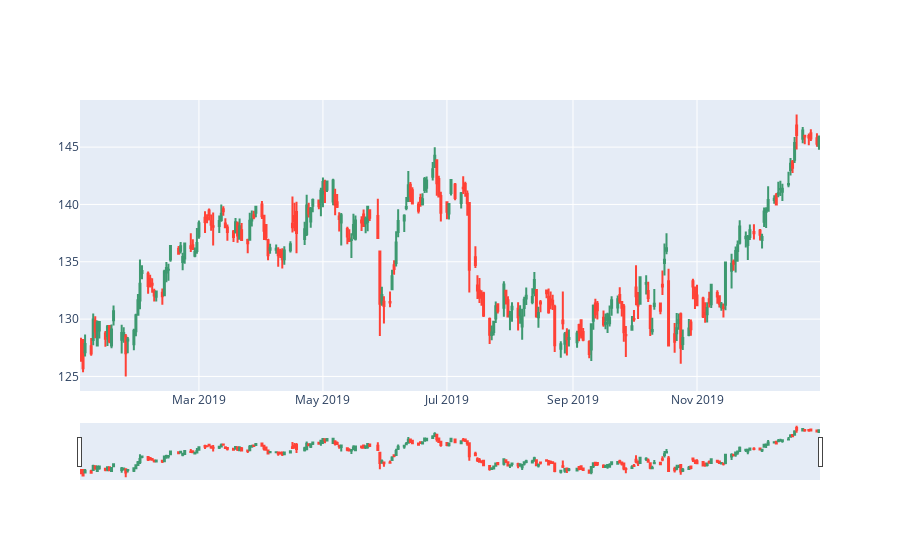

The code cell stored with this chart in its notebook:
### Code cell
def createCandlestck(df): 
    data=[go.Candlestick(x=filteredDf.index,
                open=filteredDf['Open'],
                high=filteredDf['High'],
                low=filteredDf['Low'],
                close=filteredDf['Close'])]
    return go.Figure(data=data)

createCandlestck(df).show()

### Figure 1 — Plotly figure (JSON) as saved in the notebook; plotly's stock layout.template omitted (floating-point values rounded to 4 significant figures; data arrays with more than 128 entries replaced by an {"elided": "..."} marker saying what was removed)
{"data": [{"close": {"elided": "252 float values"}, "high": {"elided": "252 float values"}, "low": {"elided": "252 float values"}, "open": {"elided": "252 float values"}, "type": "candlestick", "x": {"elided": "252 str values"}}], "layout": {}}
